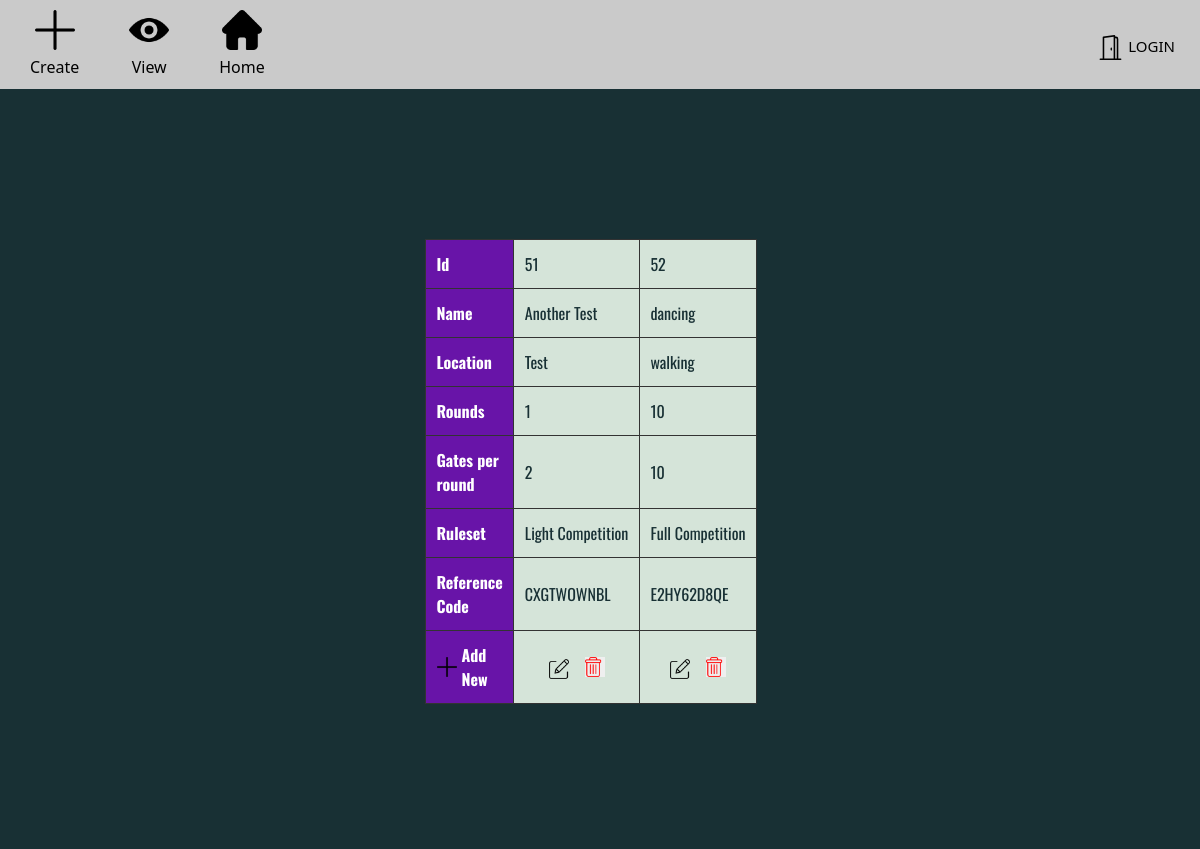
Screenshot of /account/comp/list/ with the database file from the repository.
### database/models.py (models this page shows, shortened)
class Competition(models.Model):
    name = models.CharField(max_length=100)
    location = models.CharField(max_length=50)
    no_of_rounds = models.IntegerField(validators= [MinValueValidator (1, message='Please enter a number greater than or equal to 1'), MaxValueValidator (30, message='Please enter a number less than or equal to 30')])
    gates_per_round = models.IntegerField(validators= [MinValueValidator (1), MaxValueValidator (30)])
    ruleset = models.ForeignKey(Ruleset, on_delete=models.CASCADE)
    ref_code = models.CharField(
           max_length = 10,
           blank=True,
           editable=False,
           unique=True,
           default=get_random_string(5, allowed_chars=string.ascii_uppercase + string.digits)
    )

class Ruleset(models.Model):
    name = models.CharField(max_length=100, unique=True)
    def __str__(self):
        return self.name

### database/views.py (the view)
# urls.py: path('comp/list/', views.comp_list, name='finn'),
def comp_list(request):
    context = {
        'comp_list': Competition.objects.all()
    }
    return render(request, "competition_register/comp_list.html", context)

### database/templates/competition_register/comp_list.html (shortened to what this page needs)
{% extends 'base.html' %}
{% load static %}
{% block head %}
<link rel="stylesheet" href="{% static 'list.css' %}">
{% endblock %}
{% block content %}
<div class="Tscroll">
    <table id="comp">
            <tr>
                <th>Id</th>
                {% for comp in comp_list %}
                <td>{{comp.id}}</td>
                {% endfor %}
            </tr>
            <tr>
                <th>Name</th>
                {% for comp in comp_list %}
                <td>{{comp.name}}</td>
                {% endfor %}
            </tr>
            <tr>
                <th>Location</th>
                {% for comp in comp_list %}
                <td>{{comp.location}}</td>
                {% endfor %}
            </tr>
            <tr>
                <th>Rounds</th>
                {% for comp in comp_list %}
                <td>{{comp.no_of_rounds}}</td>
                {% endfor %}
            </tr>
            <tr>
                <th>Gates per round</th>
                {% for comp in comp_list %}
                <td>{{comp.gates_per_round}}</td>
                {% endfor %}
            </tr>
            <tr>
                <th>Ruleset</th>
                {% for comp in comp_list %}
                <td>{{comp.ruleset}}</td>
                {% endfor %}
            </tr>
            <tr>
                <th>Reference Code</th>
                {% for comp in comp_list %}
                <td>{{comp.ref_code}}</td>
                {% endfor %}
            </tr>
            <tr>
                <th>
                    <a href="{% url 'comp_insert' %}" class="add-user">
                        <img src="{% static 'plus.png' %}" alt="" class="edit" style="height: 20px;"> Add New</a>
                </th>
                {% for comp in comp_list %}
                <td class="add-new">
                    <div class="please">
                        <a href="{% url 'comp_update' comp.id %}">
                            <img src="{% static 'edit.png' %}" alt="" class="edit" style="height: 20px;">
                        </a>
                        <form action="{% url 'comp_delete' comp.id %}" method="post">
                            <button type="submit" class="del"
                                onclick="return confirm('Do you really want to delete user {{comp.name}}?')"><img
                                    src="/database/static/delete.png" style="height:20px"></button>
                        </form>
                    </div>
                </td>
                {% endfor %}
            </tr>
        </table>
    </div>
{% endblock %}

### database/static/base.css (style rules this page uses)
body { display: flex; justify-content: center; align-items: center; height: 100%; width: 100%; margin: 0; background-color: #f1f2f2; }

### database/static/list.css (style rules this page uses)
* { margin: 0; padding: 0; }
body { background-color: #183034; }
#comp { overflow-x: auto; }
#user td, #user th, #comp td, #comp th { border: 1px solid #333; padding: 10.5px; font-family: 'Oswald', sans-serif; color:#183034; background-color: #D5E4D9; }
#user th, #comp th { padding-top: 12px; padding-bottom: 12px; text-align: left; background-color: #6814a8; color: white; position: static; width: 80px;; }
.Tscroll { width: 350px; overflow: scroll; }
a.add-user { display: flex; gap: 5px; align-items: center; color: white !important; text-decoration: none; }
.please { display: flex; flex-direction: row; align-items: center; justify-content: center; gap: 1rem; }
button.del { display: flex; width: 20px; border: 0; }

### rows the page displays
Competition: id "51", name "Another Test", location "Test", no_of_rounds "1", gates_per_round "2", ruleset "Light Competition", ref_code "CXGTWOWNBL"
Competition: id "52", name "dancing", location "walking", no_of_rounds "10", gates_per_round "10", ruleset "Full Competition", ref_code "E2HY62D8QE"
